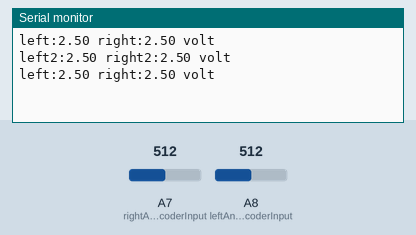
Simulated run of this sketch. Board: Arduino Mega 2560, built with avr-gcc and run on an emulated ATmega2560. Shown: the last lines printed to the serial monitor. The test bench sets the inputs (shaded band); at power-on: A7 (rightAnalogEncoderInput) = 512, A8 (leftAnalogEncoderInput) = 512.

Above: at 1.8 s.
1.9 s: A7 (rightAnalogEncoderInput) set to 716
At 2.8 s:
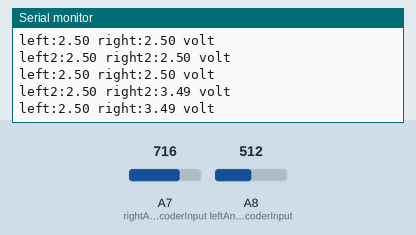
3.4 s: A8 (leftAnalogEncoderInput) set to 716
At 4.5 s:
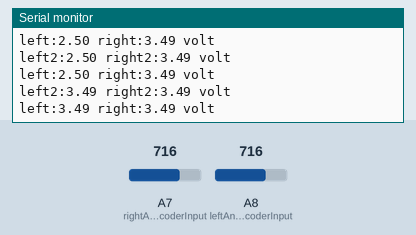
4.9 s: A7 (rightAnalogEncoderInput) set to 900
At 5.3 s:
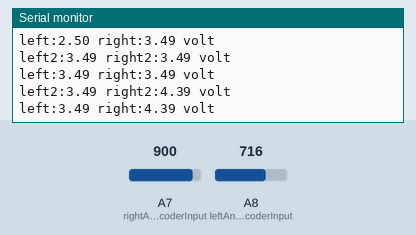
6.4 s: A8 (leftAnalogEncoderInput) set to 900
At 7.8 s:
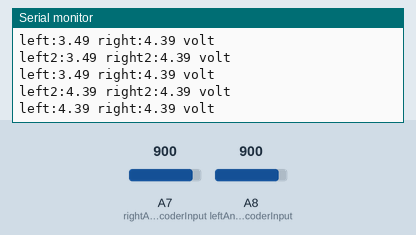
Timing chart, 0 to 8.9 s (numbered marks = the images above; inputs shaded):
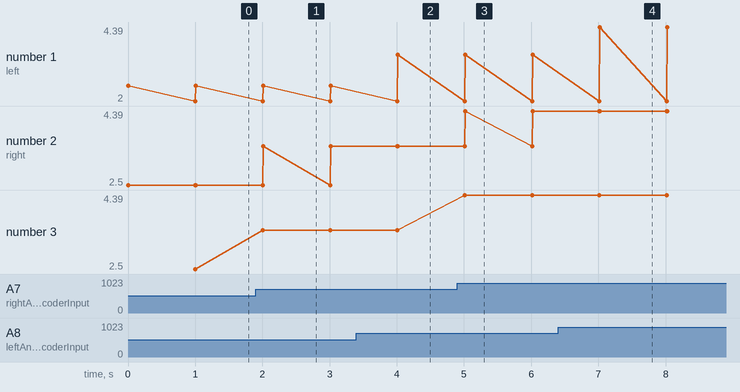

Measured:
- after the input at 1.9 s, the serial monitor: prints a new line after 0.10 s (image 1)
- after the input at 3.4 s, the serial monitor: prints a new line after 0.61 s (image 2)
- after the input at 4.9 s, the serial monitor: prints a new line after 0.11 s (image 3)
- after the input at 6.4 s, the serial monitor: prints a new line after 0.62 s (image 4)
- plotted number 2: 2.5 → 3.49 after the input at 1.9 s, 3.49 → 4.39 after the input at 4.9 s
- plotted number 3: 2.5 → 3.49 after the input at 1.9 s, 3.49 → 4.39 after the input at 4.9 s

The sketch:

checkEncoder.ino
```cpp
#define powerSwitchPIN 48
#define leftAnalogEncoderInput A8   // analog input left encoder
#define rightAnalogEncoderInput A7  // analog input right encoder
void setup() {
  pinMode(powerSwitchPIN, OUTPUT);
  Serial.begin(38400);
  digitalWrite(powerSwitchPIN, 1);
}
void loop() {
  Serial.print("left:");
  Serial.print(float(map(analogRead(leftAnalogEncoderInput), 0, 1023, 0, 500)) / 100);
  Serial.print(" right:");
  Serial.print(float(map(analogRead(rightAnalogEncoderInput), 0, 1023, 0, 500)) / 100);
  Serial.println(" volt");
  digitalWrite(powerSwitchPIN, 0);
  delay(1000);
  digitalWrite(powerSwitchPIN, 1);
  Serial.print("left2:");
  Serial.print(float(map(analogRead(leftAnalogEncoderInput), 0, 1023, 0, 500)) / 100);
  Serial.print(" right2:");
  Serial.print(float(map(analogRead(rightAnalogEncoderInput), 0, 1023, 0, 500)) / 100);
  Serial.println(" volt");
}
```
